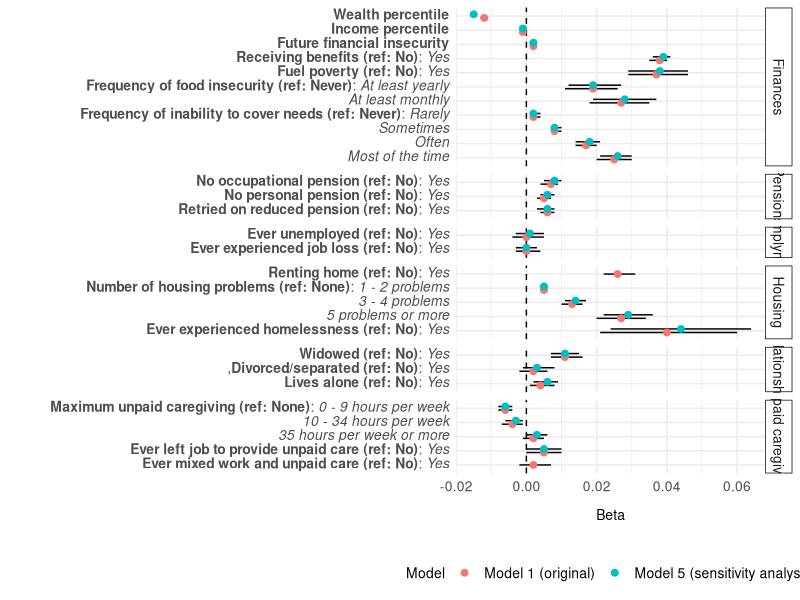

Reproduce this figure in R. (Note: this script raises an error after producing the figure.)
library(dplyr)
library(tidyr)
library(ggplot2)
library(readxl)

setwd("C:/Users/lrowley/OneDrive - University of Edinburgh/Published Paper GitHub Repositories/New Frailty and Social Risks/Analysis")
rm(list = ls())

estimates_a<- readxl::read_excel(path = "../Model Results/Model 1.xlsx")

estimates_a$term[13]<- "Does not provide unpaid care"
estimates_a$term[24]<- "No problems"
estimates_a$term[29]<- "Never - food insecurity"
estimates_a$term[32]<- "Never - enough money"

estimates_a<- estimates_a%>%
  mutate(variable = case_when(term == "wealth_percentile" ~ "**Wealth percentile**",
                              term == "income_percentile" ~ "**Income percentile**",
                              term == "benefits" ~ "**Receiving benefits (ref: No)**: _Yes_",
                              term == "has_no_occ_pension" ~ "**No occupational pension (ref: No)**: _Yes_",
                              term == "has_no_personal_pension" ~ "**No personal pension (ref: No)**: _Yes_",
                              term == "reduced_pension" ~ "**Retried on reduced pension (ref: No)**: _Yes_",
                              term == "ever_unemployed" ~ "**Ever unemployed (ref: No)**: _Yes_",
                              term == "ever_invol_job_loss" ~ "**Ever experienced job loss (ref: No)**: _Yes_",
                              term == "0 - 9 hours per week" ~ "**Maximum unpaid caregiving (ref: None)**: _0 - 9 hours per week_",
                              term == "10 - 34 hours per week" ~ "_10 - 34 hours per week_",
                              term == "35 hours per week or more" ~ "_35 hours per week or more_",
                              term == "ever_left_job_to_care" ~ "**Ever left job to provide unpaid care (ref: No)**: _Yes_",
                              term == "ever_mixed_work_care" ~ "**Ever mixed work and unpaid care (ref: No)**: _Yes_",
                              term == "widowed" ~ "**Widowed (ref: No)**: _Yes_", 
                              term == "divorced" ~ ",**Divorced/separated (ref: No)**: _Yes_",
                              term == "lives_alone" ~ "**Lives alone (ref: No)**: _Yes_",
                              term == "renting" ~ "**Renting home (ref: No)**: _Yes_",
                              term == "1 - 2 problems" ~ "**Number of housing problems (ref: None)**: _1 - 2 problems_",
                              term == "3 - 4 problems" ~ "_3 - 4 problems_",
                              term == "5 problems or more" ~ "_5 problems or more_",
                              term == "ever_homeless" ~ "**Ever experienced homelessness (ref: No)**: _Yes_",
                              term == "fuel_poverty" ~ "**Fuel poverty (ref: No)**: _Yes_",
                              term == "At least yearly" ~ "**Frequency of food insecurity (ref: Never)**: _At least yearly_",
                              term == "At least monthly" ~ "_At least monthly_",
                              term == "Rarely" ~ "**Frequency of inability to cover needs (ref: Never)**: _Rarely_",
                              term == "Sometimes" ~ "_Sometimes_",
                              term == "Often" ~ "_Often_",
                              term == "Most of the time" ~ "_Most of the time_",
                              term == "not_enough_future" ~ "**Future financial insecurity**",
                              term == "age" ~ "**Age**",
                              term == "age # age" ~ "**Age-squared**",
                              T ~ term))

ordered_vars<- c("**Wealth percentile**",
                 "**Income percentile**",
                 "**Future financial insecurity**",
                 "**Receiving benefits (ref: No)**: _Yes_",
                 "**Fuel poverty (ref: No)**: _Yes_",
                 "**Frequency of food insecurity (ref: Never)**: _At least yearly_",
                 "_At least monthly_",
                 "**Frequency of inability to cover needs (ref: Never)**: _Rarely_",
                 "_Sometimes_",
                 "_Often_",
                 "_Most of the time_",
                 "**No occupational pension (ref: No)**: _Yes_",
                 "**No personal pension (ref: No)**: _Yes_",
                 "**Retried on reduced pension (ref: No)**: _Yes_",
                 "**Ever unemployed (ref: No)**: _Yes_",
                 "**Ever experienced job loss (ref: No)**: _Yes_",
                 "**Renting home (ref: No)**: _Yes_",
                 "**Number of housing problems (ref: None)**: _1 - 2 problems_",
                 "_3 - 4 problems_",
                 "_5 problems or more_",
                 "**Ever experienced homelessness (ref: No)**: _Yes_",
                 "**Widowed (ref: No)**: _Yes_", 
                 ",**Divorced/separated (ref: No)**: _Yes_",
                 "**Lives alone (ref: No)**: _Yes_",
                 "**Maximum unpaid caregiving (ref: None)**: _0 - 9 hours per week_",
                 "_10 - 34 hours per week_",
                 "_35 hours per week or more_",
                 "**Ever left job to provide unpaid care (ref: No)**: _Yes_",
                 "**Ever mixed work and unpaid care (ref: No)**: _Yes_")

estimates_a<- estimates_a%>%
  mutate(variable = factor(variable, levels = rev(ordered_vars)))





estimates_b<- read_excel(path = "../Model Results/Model 5.xlsx")

estimates_b$term[13]<- "Does not provide unpaid care"
estimates_b$term[22]<- "No problems"
estimates_b$term[27]<- "Never - food insecurity"
estimates_b$term[30]<- "Never - enough money"

estimates_b<- estimates_b%>%
  mutate(variable = case_when(term == "wealth_percentile" ~ "**Wealth percentile**",
                              term == "income_percentile" ~ "**Income percentile**",
                              term == "benefits" ~ "**Receiving benefits (ref: No)**: _Yes_",
                              term == "has_no_occ_pension" ~ "**No occupational pension (ref: No)**: _Yes_",
                              term == "has_no_personal_pension" ~ "**No personal pension (ref: No)**: _Yes_",
                              term == "reduced_pension" ~ "**Retried on reduced pension (ref: No)**: _Yes_",
                              term == "ever_unemployed" ~ "**Ever unemployed (ref: No)**: _Yes_",
                              term == "ever_invol_job_loss" ~ "**Ever experienced job loss (ref: No)**: _Yes_",
                              term == "0 - 9 hours per week" ~ "**Maximum unpaid caregiving (ref: None)**: _0 - 9 hours per week_",
                              term == "10 - 34 hours per week" ~ "_10 - 34 hours per week_",
                              term == "35 hours per week or more" ~ "_35 hours per week or more_",
                              term == "ever_left_job_to_care" ~ "**Ever left job to provide unpaid care (ref: No)**: _Yes_",
                              term == "ever_mixed_work_care" ~ "**Ever mixed work and unpaid care (ref: No)**: _Yes_",
                              term == "widowed" ~ "**Widowed (ref: No)**: _Yes_", 
                              term == "divorced" ~ ",**Divorced/separated (ref: No)**: _Yes_",
                              term == "lives_alone" ~ "**Lives alone (ref: No)**: _Yes_",
                              term == "renting" ~ "**Renting home (ref: No)**: _Yes_",
                              term == "1 - 2 problems" ~ "**Number of housing problems (ref: None)**: _1 - 2 problems_",
                              term == "3 - 4 problems" ~ "_3 - 4 problems_",
                              term == "5 problems or more" ~ "_5 problems or more_",
                              term == "ever_homeless" ~ "**Ever experienced homelessness (ref: No)**: _Yes_",
                              term == "fuel_poverty" ~ "**Fuel poverty (ref: No)**: _Yes_",
                              term == "At least yearly" ~ "**Frequency of food insecurity (ref: Never)**: _At least yearly_",
                              term == "At least monthly" ~ "_At least monthly_",
                              term == "Rarely" ~ "**Frequency of inability to cover needs (ref: Never)**: _Rarely_",
                              term == "Sometimes" ~ "_Sometimes_",
                              term == "Often" ~ "_Often_",
                              term == "Most of the time" ~ "_Most of the time_",
                              term == "not_enough_future" ~ "**Future financial insecurity**",
                              term == "age" ~ "**Age**",
                              term == "age # age" ~ "**Age-squared**",
                              T ~ term))

ordered_vars<- c("**Wealth percentile**",
                 "**Income percentile**",
                 "**Future financial insecurity**",
                 "**Receiving benefits (ref: No)**: _Yes_",
                 "**Fuel poverty (ref: No)**: _Yes_",
                 "**Frequency of food insecurity (ref: Never)**: _At least yearly_",
                 "_At least monthly_",
                 "**Frequency of inability to cover needs (ref: Never)**: _Rarely_",
                 "_Sometimes_",
                 "_Often_",
                 "_Most of the time_",
                 "**No occupational pension (ref: No)**: _Yes_",
                 "**No personal pension (ref: No)**: _Yes_",
                 "**Retried on reduced pension (ref: No)**: _Yes_",
                 "**Ever unemployed (ref: No)**: _Yes_",
                 "**Ever experienced job loss (ref: No)**: _Yes_",
                 "**Renting home (ref: No)**: _Yes_",
                 "**Number of housing problems (ref: None)**: _1 - 2 problems_",
                 "_3 - 4 problems_",
                 "_5 problems or more_",
                 "**Ever experienced homelessness (ref: No)**: _Yes_",
                 "**Widowed (ref: No)**: _Yes_", 
                 ",**Divorced/separated (ref: No)**: _Yes_",
                 "**Lives alone (ref: No)**: _Yes_",
                 "**Maximum unpaid caregiving (ref: None)**: _0 - 9 hours per week_",
                 "_10 - 34 hours per week_",
                 "_35 hours per week or more_",
                 "**Ever left job to provide unpaid care (ref: No)**: _Yes_",
                 "**Ever mixed work and unpaid care (ref: No)**: _Yes_")

estimates_b<- estimates_b%>%
  mutate(variable = factor(variable, levels = rev(ordered_vars)))


estimates_a$model<- "Model 1 (original)"
estimates_b$model<- "Model 5 (sensitivity analysis)"

estimates<- rbind(estimates_a, estimates_b)


estimates<- estimates%>%
  mutate(domain = case_when(term %in% c("wealth_percentile", "income_percentile", "not_enough_future", "benefits", "fuel_poverty", "Never - food insecurity", "At least yearly", "At least monthly", "Never - not enough", "Rarely", "Sometimes", "Often", "Most of the time") ~ "Finances",
                            term %in% c("has_no_occ_pension", "has_no_personal_pension", "reduced_pension") ~ "Pensions",
                            term %in% c("ever_unemployed", "ever_invol_job_loss") ~ "Emplymt.",
                            term %in% c("0 - 9 hours per week", "10 - 34 hours per week", "35 hours per week or more", "ever_left_job_to_care", "ever_mixed_work_care") ~ "Unpaid caregiving",
                            term %in% c("widowed", "divorced", "lives_alone") ~ "Relationships",
                            term %in% c("renting", "1 - 2 problems", "3 - 4 problems", "5 problems or more", "ever_homeless") ~ "Housing")%>%
           factor(levels = c("Finances", "Pensions", "Emplymt.", "Housing", "Relationships", "Unpaid caregiving")))

estimates<- estimates%>%
  mutate(Coefficient = case_when(is.na(as.numeric(Coefficient)) ~ Coefficient,
                                 T ~ as.character(round(as.numeric(Coefficient), 3))))


estimates<- estimates%>%
  mutate(beta = stringr::str_remove_all(Coefficient, "\\*")%>%
           as.numeric())%>%
  separate(`95% CI`, sep = ",", into = c("conf.low", "conf.high"))%>%
  mutate(conf.low = as.numeric(conf.low),
         conf.high = as.numeric(conf.high))


estimates%>%
  filter(!variable %in% c("Age", "Age-squared"))%>%
  filter(!is.na(variable))%>%
  ggplot()+
  geom_vline(xintercept = 0, linetype = 2)+
  geom_errorbar(aes(xmin = conf.low, xmax = conf.high, y = variable, group = model), width = 0, position = position_dodge(width = 0.5))+
  geom_point(aes(x = beta, y = variable, color = model), position = position_dodge(width = 0.5), size = 2)+
  #scale_color_manual(values = pal)+
  theme_minimal()+
  theme(legend.position = "bottom",
        legend.title = element_text(size = 10),
        legend.text = element_text(size = 10),
        plot.background = element_rect(color = "white", fill = "white"),
        text = element_text(size = 10),
        axis.title.x = element_text(margin = margin(10,0,10,0), size = 10),
        axis.title.y = element_text(margin = margin(0,10,0,10), size = 10),
        axis.text = ggtext::element_markdown(size = 10),
        plot.title.position = "plot",
        plot.title = element_text(margin = margin(10,10,10,10)),
        strip.text.y = element_text(size = 10),
        strip.background = element_rect())+
  labs(x = "Beta", y = "", color = "Model")+
  facet_grid(domain ~ ., scales = "free_y", space = "free")

ggsave("../Plots/Supplementary Figure 1.jpg", units = "in", width = 9, height = 10, dpi = 500)
